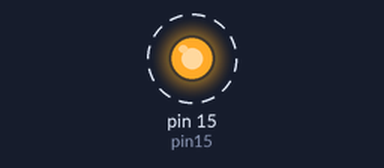
A program run on a simulated MicroPython board. On the bench: output pins drawn as LEDs (lit = HIGH). Dashed ring = blinking.

Above: at 0.2 s.
Timing chart, 0 to 3.0 s (numbered marks = the images above):
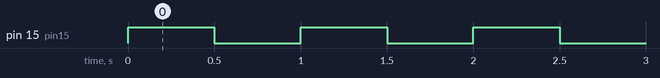

The program:

blink_led.py
```python
# author :
# Hisyam Kamil
# 15-01-2018

import utime
import machine
pin15 = machine.Pin(15, machine.Pin.OUT)
while True:
        pin15.value(1)
        utime.sleep_ms(500)
        pin15.value(0)
        utime.sleep_ms(500)
```

Measured:
- by itself, pin 15 (pin15): alternates HIGH for 0.50 s and LOW for 0.50 s
